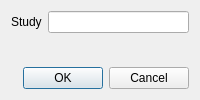
<?xml version="1.0" encoding="UTF-8"?>
<ui version="4.0">
 <class>new_study_dialog</class>
 <widget class="QDialog" name="new_study_dialog">
  <property name="geometry"><rect><x>0</x><y>0</y><width>0</width><height>0</height></rect></property>
  <property name="windowTitle"><string>Add Study</string></property>
  <property name="windowIcon"><iconset resource="images/icons.qrc"><normaloff>:/misc/meta.png</normaloff>:/misc/meta.png</iconset></property>
  <layout class="QVBoxLayout" name="verticalLayout">
   <item><layout class="QFormLayout" name="formLayout"><property name="fieldGrowthPolicy"><enum>QFormLayout::AllNonFixedFieldsGrow</enum></property><item row="0" column="0"><widget class="QLabel" name="label_2"><property name="text"><string>Study</string></property><property name="buddy"><cstring>study_lbl</cstring></property></widget></item><item row="0" column="1"><widget class="QLineEdit" name="study_lbl"><property name="alignment"><set>Qt::AlignCenter</set></property></widget></item></layout></item>
   <item><widget class="QDialogButtonBox" name="buttonBox"><property name="orientation"><enum>Qt::Horizontal</enum></property><property name="standardButtons"><set>QDialogButtonBox::Cancel|QDialogButtonBox::Ok</set></property></widget></item>
  </layout>
 </widget>
 <tabstops><tabstop>study_lbl</tabstop></tabstops>
 <resources><include location="images/icons.qrc"/></resources>
 <connections><connection><sender>buttonBox</sender><signal>accepted()</signal><receiver>new_study_dialog</receiver><slot>accept()</slot></connection><connection><sender>buttonBox</sender><signal>rejected()</signal><receiver>new_study_dialog</receiver><slot>reject()</slot></connection></connections>
</ui>
